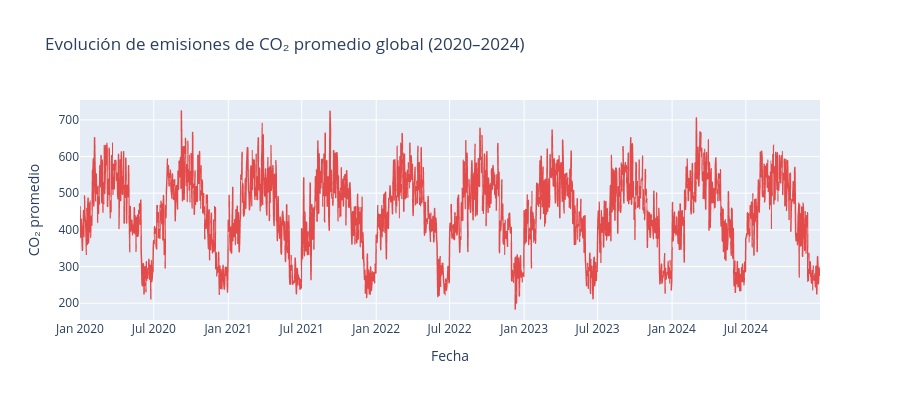

The notebook cell this image was saved under:
### Code cell
co2_tiempo = df.groupby("date")["co2_emission"].mean().reset_index()

fig = px.line(
    co2_tiempo, x="date", y="co2_emission",
    title="Evolución de emisiones de CO₂ promedio global (2020–2024)",
    labels={"co2_emission": "CO₂ promedio", "date": "Fecha"},
    height=400
)
fig.update_traces(line_color="#E24B4A", line_width=1.5)
fig.show()

### Figure 1 — Plotly figure (JSON) as saved in the notebook; plotly's stock layout.template omitted (floating-point values rounded to 4 significant figures; data arrays with more than 128 entries replaced by an {"elided": "..."} marker saying what was removed)
{"data": [{"hovertemplate": "Fecha=%{x}<br>CO₂ promedio=%{y}<extra></extra>", "legendgroup": "", "line": {"color": "#E24B4A", "dash": "solid", "width": 1.5}, "marker": {"symbol": "circle"}, "mode": "lines", "name": "", "showlegend": false, "type": "scattergl", "x": {"elided": "1827 str values"}, "xaxis": "x", "y": {"elided": "1827 float values"}, "yaxis": "y"}], "layout": {"height": 400, "legend": {"tracegroupgap": 0}, "title": {"text": "Evolución de emisiones de CO₂ promedio global (2020–2024)"}, "xaxis": {"anchor": "y", "domain": [0, 1], "title": {"text": "Fecha"}}, "yaxis": {"anchor": "x", "domain": [0, 1], "title": {"text": "CO₂ promedio"}}}}
